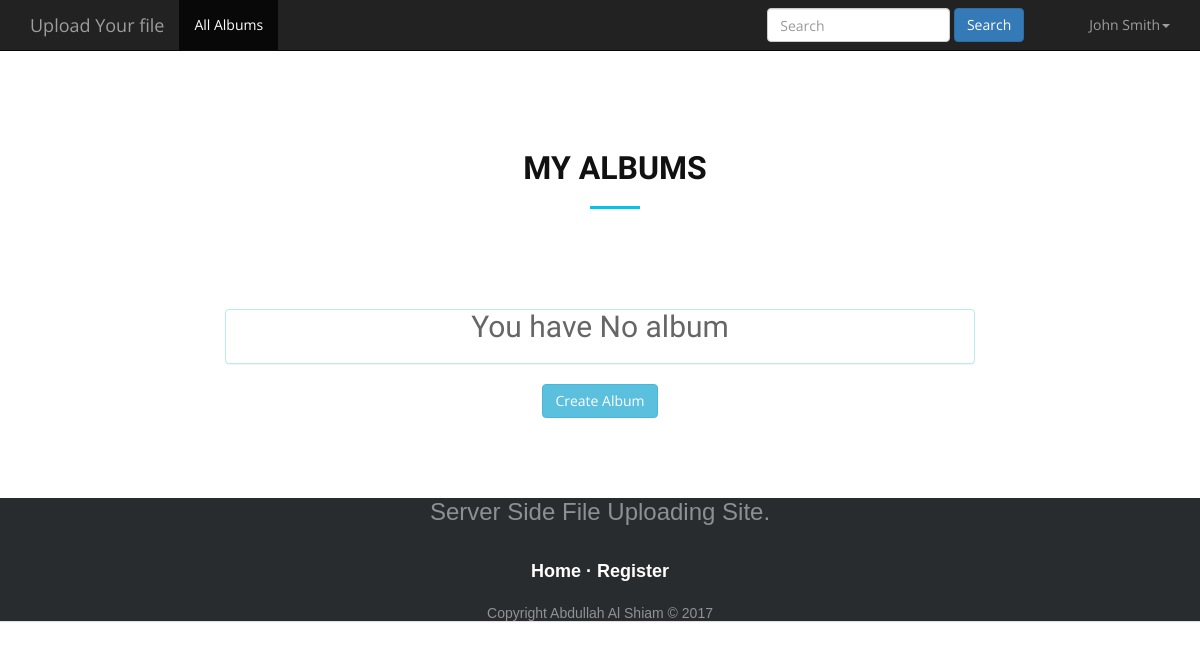
/?controller=pages&action=my_album (signed in), run on an earlier commit of the app's database.
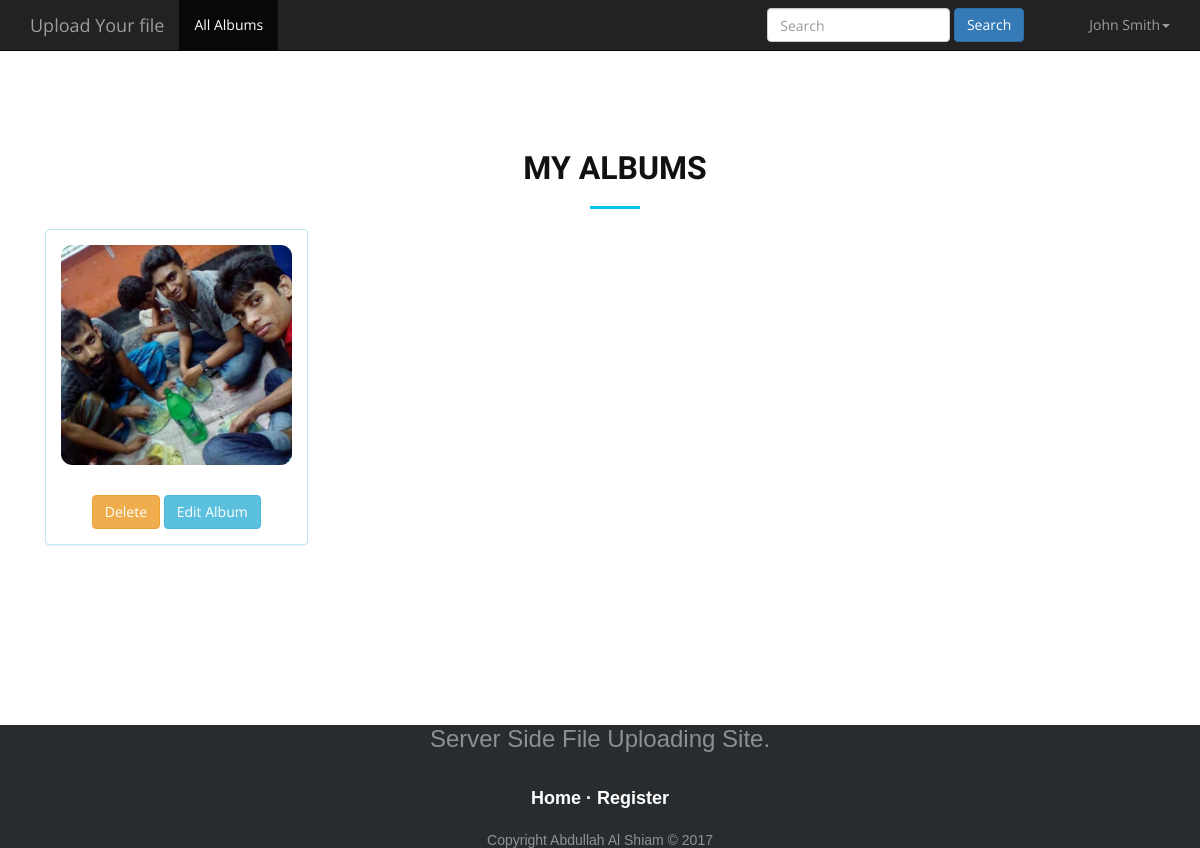
And on a later commit of the database.
### tables this page shows
CREATE TABLE `album` (
  `id` int(11) NOT NULL,
  `user_id` int(11) NOT NULL,
  `album_name` varchar(30) NOT NULL,
  `action` int(11) NOT NULL,
  `created_date` datetime NOT NULL
);

CREATE TABLE `photos` (
  `id` int(11) NOT NULL,
  `album_id` int(11) NOT NULL,
  `name` varchar(20) NOT NULL,
  `location` varchar(50) NOT NULL,
  `created_date` datetime NOT NULL
);

### controllers/pages_controller.php (called while the page is built, shortened)
<?php
  class PagesController {
   public function my_album() {
      require_once('views/pages/my_album.php');
    }
  }
?>

### index.php (called while the page is built, shortened)
<?php
  require_once('views/layout.php');
?>

### models/model.php (called while the page is built, shortened)
<?php
  class Model {
  public static function getMyAlbumByUserId($user_id) {
       $db = mysqli_connect("localhost", "root", "", "file_management");
       $result =mysqli_query($db,"SELECT * FROM album WHERE user_id='$user_id'");
     if (mysqli_num_rows($result) == 0) {
        return false;
    }
    else {
    return $result;
      }
    }
    public static function GetphotoByAlbumId($albumid) {
       $db = mysqli_connect("localhost", "root", "", "file_management");
       $result =mysqli_query($db,"SELECT location FROM photos WHERE album_id='$albumid' ORDER BY id DESC");
     if (mysqli_num_rows($result) == 0) {
        $message="There is no posts available";
    }
    else {
      $row=mysqli_fetch_array($result);
    return $row;
      }
    }
  public static  function getUserIdByUserName($name)
  {
    $db = mysqli_connect("localhost", "root", "", "file_management");
    $sql = "SELECT id FROM `user` WHERE `name`='{$name}'";
    $result = mysqli_query($db, $sql);
    if(mysqli_num_rows($result) == 1) {
      $row = mysqli_fetch_row($result);
      return $row[0];
    } else {
      mysqli_close($db);
      return 0;
    }
  }
  }
?>

### views/pages/my_album.php (the view, shortened to what this page needs)
<?php
if (isset($_SESSION['name'])) {
	$user_name=$_SESSION['name'];
}
  $user_id=Model::getUserIdByUserName($user_name);
  $album_name=Model::getMyAlbumByUserId($user_id);
 ?>
<?php include 'header.php'; ?>
<div class="container">
 <section id="portfolio">
	      <div class="container wow fadeInUp">
	        <div class="row">
	          <div class="col-md-12">
	            <h3 class="section-title">My Albums</h3>
	            <div class="section-title-divider"></div>
	          </div>
	        </div>
	        <div class="row">
	        <?php
        if ($album_name) {
	         while($row=mysqli_fetch_array($album_name)){
                $albumid=$row['id'];
                $Getphoto=Model::GetphotoByAlbumId($albumid);
	        	?>
	          <div class="col-md-3" style="text-align: center;">
	          <div class="panel panel-body panel-info">
	            <a class="portfolio-item" style="background-image: url(upload/<?php echo $Getphoto['location']; ?>);" href="?controller=pages&action=my_photos&id=<?php echo $albumid; ?>" ">
	            </a>
	               <a class="btn btn-warning" href="?controller=pages&action=delete&id=<?php echo $albumid; ?>" >Delete</a>
                   <a class="btn btn-info" href="?controller=pages&action=edit_album&id=<?php echo $albumid; ?>">Edit Album</a>
	          </div>
              </div>
	        <?php } }  else{?>
	        </div>
	      </div>
	    </section>
	    <div class="row">
	    <div class="col-md-8 col-md-offset-2 text-center">
	    <div class="panel panel-info text-center">
	    	<?php
         	echo "<h2>You have No album</h2>
         	</div>
              <a class='btn btn-info' href='?controller=pages&action=create_album'>Create Album</a>
         	";
        }
       ?>
	    </div>
	    </div>
</div>
<?php include 'footer.php'; ?>

What changed in the data, as far as the page shows it:
added album: photos.location (picture)
Also different on the page:
text no longer shown: "You have No album Create Album"
